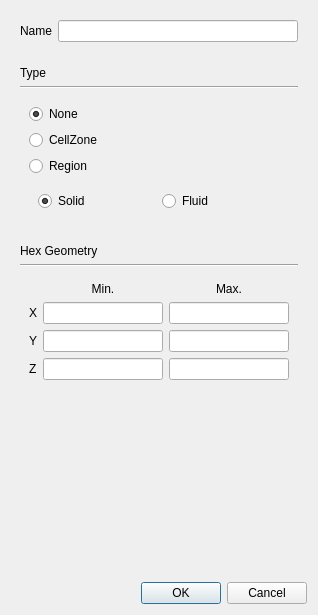
<?xml version="1.0" encoding="UTF-8"?>
<ui version="4.0">
 <class>GeometryDialog</class>
 <widget class="QDialog" name="GeometryDialog">
  <property name="geometry">
   <rect>
    <x>0</x>
    <y>0</y>
    <width>318</width>
    <height>602</height>
   </rect>
  </property>
  <property name="windowTitle">
   <string>Dialog</string>
  </property>
  <layout class="QVBoxLayout" name="verticalLayout_6">
   <item>
    <widget class="QWidget" name="widget_5" native="true">
     <layout class="QFormLayout" name="formLayout_3">
      <property name="leftMargin">
       <number>9</number>
      </property>
      <property name="rightMargin">
       <number>9</number>
      </property>
      <property name="bottomMargin">
       <number>9</number>
      </property>
      <item row="0" column="0">
       <widget class="QLabel" name="label_11">
        <property name="text">
         <string>Name</string>
        </property>
       </widget>
      </item>
      <item row="0" column="1">
       <widget class="QLineEdit" name="name"/>
      </item>
     </layout>
    </widget>
   </item>
   <item>
    <widget class="QWidget" name="widget_2" native="true">
     <layout class="QVBoxLayout" name="verticalLayout_3">
      <item>
       <widget class="QLabel" name="label_12">
        <property name="text">
         <string>Type</string>
        </property>
       </widget>
      </item>
      <item>
       <widget class="Line" name="line_2">
        <property name="orientation">
         <enum>Qt::Horizontal</enum>
        </property>
       </widget>
      </item>
      <item>
       <widget class="QWidget" name="widget_9" native="true">
        <layout class="QVBoxLayout" name="verticalLayout_8">
         <item>
          <widget class="QRadioButton" name="none">
           <property name="text">
            <string>None</string>
           </property>
           <property name="checked">
            <bool>true</bool>
           </property>
           <attribute name="buttonGroup">
            <string notr="true">typeRadios</string>
           </attribute>
          </widget>
         </item>
         <item>
          <widget class="QRadioButton" name="cellZone">
           <property name="text">
            <string>CellZone</string>
           </property>
           <attribute name="buttonGroup">
            <string notr="true">typeRadios</string>
           </attribute>
          </widget>
         </item>
         <item>
          <widget class="QRadioButton" name="region">
           <property name="text">
            <string>Region</string>
           </property>
           <attribute name="buttonGroup">
            <string notr="true">typeRadios</string>
           </attribute>
          </widget>
         </item>
         <item>
          <widget class="QWidget" name="widget_10" native="true">
           <layout class="QHBoxLayout" name="horizontalLayout_3">
            <property name="bottomMargin">
             <number>0</number>
            </property>
            <item>
             <widget class="QRadioButton" name="solid">
              <property name="text">
               <string>Solid</string>
              </property>
              <property name="checked">
               <bool>true</bool>
              </property>
              <attribute name="buttonGroup">
               <string notr="true">regionRadios</string>
              </attribute>
             </widget>
            </item>
            <item>
             <widget class="QRadioButton" name="fluid">
              <property name="text">
               <string>Fluid</string>
              </property>
              <attribute name="buttonGroup">
               <string notr="true">regionRadios</string>
              </attribute>
             </widget>
            </item>
           </layout>
          </widget>
         </item>
        </layout>
       </widget>
      </item>
     </layout>
    </widget>
   </item>
   <item>
    <widget class="QStackedWidget" name="geometryStack">
     <property name="currentIndex">
      <number>0</number>
     </property>
     <widget class="QWidget" name="hex">
      <layout class="QVBoxLayout" name="verticalLayout_12">
       <item>
        <widget class="QLabel" name="label_13">
         <property name="text">
          <string>Hex Geometry</string>
         </property>
        </widget>
       </item>
       <item>
        <widget class="Line" name="line_3">
         <property name="orientation">
          <enum>Qt::Horizontal</enum>
         </property>
        </widget>
       </item>
       <item>
        <widget class="QWidget" name="widget_4" native="true">
         <layout class="QGridLayout" name="gridLayout_3">
          <property name="leftMargin">
           <number>9</number>
          </property>
          <property name="topMargin">
           <number>9</number>
          </property>
          <property name="rightMargin">
           <number>9</number>
          </property>
          <property name="bottomMargin">
           <number>9</number>
          </property>
          <item row="0" column="1">
           <widget class="QLabel" name="label">
            <property name="text">
             <string>Min.</string>
            </property>
            <property name="alignment">
             <set>Qt::AlignCenter</set>
            </property>
           </widget>
          </item>
          <item row="0" column="2">
           <widget class="QLabel" name="label_2">
            <property name="text">
             <string>Max.</string>
            </property>
            <property name="alignment">
             <set>Qt::AlignCenter</set>
            </property>
           </widget>
          </item>
          <item row="1" column="0">
           <widget class="QLabel" name="label_3">
            <property name="text">
             <string>X</string>
            </property>
           </widget>
          </item>
          <item row="1" column="1">
           <widget class="QLineEdit" name="minX"/>
          </item>
          <item row="1" column="2">
           <widget class="QLineEdit" name="maxX"/>
          </item>
          <item row="2" column="0">
           <widget class="QLabel" name="label_4">
            <property name="text">
             <string>Y</string>
            </property>
           </widget>
          </item>
          <item row="2" column="1">
           <widget class="QLineEdit" name="minY"/>
          </item>
          <item row="2" column="2">
           <widget class="QLineEdit" name="maxY"/>
          </item>
          <item row="3" column="0">
           <widget class="QLabel" name="label_5">
            <property name="text">
             <string>Z</string>
            </property>
           </widget>
          </item>
          <item row="3" column="1">
           <widget class="QLineEdit" name="minZ"/>
          </item>
          <item row="3" column="2">
           <widget class="QLineEdit" name="maxZ"/>
          </item>
         </layout>
        </widget>
       </item>
       <item>
        <spacer name="verticalSpacer_2">
         <property name="orientation">
          <enum>Qt::Vertical</enum>
         </property>
         <property name="sizeHint" stdset="0">
          <size>
           <width>20</width>
           <height>0</height>
          </size>
         </property>
        </spacer>
       </item>
      </layout>
     </widget>
     <widget class="QWidget" name="sphere">
      <layout class="QVBoxLayout" name="verticalLayout_9">
       <item>
        <widget class="QLabel" name="label_14">
         <property name="text">
          <string>Sphere Geometry</string>
         </property>
        </widget>
       </item>
       <item>
        <widget class="Line" name="line_4">
         <property name="orientation">
          <enum>Qt::Horizontal</enum>
         </property>
        </widget>
       </item>
       <item>
        <widget class="QWidget" name="widget_11" native="true">
         <layout class="QHBoxLayout" name="horizontalLayout_2">
          <item>
           <widget class="QGroupBox" name="groupBox">
            <property name="title">
             <string>Center Point</string>
            </property>
            <layout class="QFormLayout" name="formLayout">
             <property name="leftMargin">
              <number>9</number>
             </property>
             <property name="topMargin">
              <number>0</number>
             </property>
             <property name="bottomMargin">
              <number>9</number>
             </property>
             <item row="0" column="0">
              <widget class="QLabel" name="label_6">
               <property name="text">
                <string>X</string>
               </property>
              </widget>
             </item>
             <item row="0" column="1">
              <widget class="QLineEdit" name="centerX"/>
             </item>
             <item row="1" column="0">
              <widget class="QLabel" name="label_7">
               <property name="text">
                <string>Y</string>
               </property>
              </widget>
             </item>
             <item row="1" column="1">
              <widget class="QLineEdit" name="centerY"/>
             </item>
             <item row="2" column="0">
              <widget class="QLabel" name="label_8">
               <property name="text">
                <string>Z</string>
               </property>
              </widget>
             </item>
             <item row="2" column="1">
              <widget class="QLineEdit" name="centerZ"/>
             </item>
            </layout>
           </widget>
          </item>
          <item>
           <widget class="QWidget" name="widget_12" native="true">
            <layout class="QVBoxLayout" name="verticalLayout_10">
             <property name="topMargin">
              <number>0</number>
             </property>
             <property name="rightMargin">
              <number>0</number>
             </property>
             <item>
              <widget class="QGroupBox" name="groupBox_2">
               <property name="title">
                <string>Radius</string>
               </property>
               <layout class="QFormLayout" name="formLayout_2">
                <property name="topMargin">
                 <number>0</number>
                </property>
                <item row="0" column="0">
                 <widget class="QLabel" name="sphereRadius">
                  <property name="text">
                   <string>R</string>
                  </property>
                 </widget>
                </item>
                <item row="0" column="1">
                 <widget class="QLineEdit" name="lineEdit_11"/>
                </item>
               </layout>
              </widget>
             </item>
             <item>
              <spacer name="verticalSpacer">
               <property name="orientation">
                <enum>Qt::Vertical</enum>
               </property>
               <property name="sizeHint" stdset="0">
                <size>
                 <width>20</width>
                 <height>0</height>
                </size>
               </property>
              </spacer>
             </item>
            </layout>
           </widget>
          </item>
         </layout>
        </widget>
       </item>
      </layout>
     </widget>
     <widget class="QWidget" name="cylinder">
      <layout class="QVBoxLayout" name="verticalLayout_13">
       <item>
        <widget class="QLabel" name="label_15">
         <property name="text">
          <string>Cylinder Geometry</string>
         </property>
        </widget>
       </item>
       <item>
        <widget class="Line" name="line_5">
         <property name="orientation">
          <enum>Qt::Horizontal</enum>
         </property>
        </widget>
       </item>
       <item>
        <widget class="QWidget" name="widget_3" native="true">
         <layout class="QVBoxLayout" name="verticalLayout_11">
          <item>
           <widget class="QWidget" name="widget_7" native="true">
            <layout class="QHBoxLayout" name="horizontalLayout">
             <property name="leftMargin">
              <number>0</number>
             </property>
             <property name="topMargin">
              <number>0</number>
             </property>
             <property name="rightMargin">
              <number>0</number>
             </property>
             <property name="bottomMargin">
              <number>0</number>
             </property>
             <item>
              <widget class="QGroupBox" name="groupBox_3">
               <property name="title">
                <string>Axis Point 1</string>
               </property>
               <layout class="QFormLayout" name="formLayout_4">
                <property name="leftMargin">
                 <number>9</number>
                </property>
                <property name="topMargin">
                 <number>0</number>
                </property>
                <item row="0" column="0">
                 <widget class="QLabel" name="label_18">
                  <property name="text">
                   <string>X</string>
                  </property>
                 </widget>
                </item>
                <item row="0" column="1">
                 <widget class="QLineEdit" name="axis1X"/>
                </item>
                <item row="1" column="0">
                 <widget class="QLabel" name="label_19">
                  <property name="text">
                   <string>Y</string>
                  </property>
                 </widget>
                </item>
                <item row="1" column="1">
                 <widget class="QLineEdit" name="axis1Y"/>
                </item>
                <item row="2" column="0">
                 <widget class="QLabel" name="label_20">
                  <property name="text">
                   <string>Z</string>
                  </property>
                 </widget>
                </item>
                <item row="2" column="1">
                 <widget class="QLineEdit" name="axis1Z"/>
                </item>
               </layout>
              </widget>
             </item>
             <item>
              <widget class="QGroupBox" name="groupBox_5">
               <property name="title">
                <string>Axis Point 2</string>
               </property>
               <layout class="QFormLayout" name="formLayout_6">
                <property name="topMargin">
                 <number>0</number>
                </property>
                <property name="rightMargin">
                 <number>9</number>
                </property>
                <item row="0" column="0">
                 <widget class="QLabel" name="label_24">
                  <property name="text">
                   <string>X</string>
                  </property>
                 </widget>
                </item>
                <item row="0" column="1">
                 <widget class="QLineEdit" name="axis2X"/>
                </item>
                <item row="1" column="0">
                 <widget class="QLabel" name="label_25">
                  <property name="text">
                   <string>Y</string>
                  </property>
                 </widget>
                </item>
                <item row="1" column="1">
                 <widget class="QLineEdit" name="axis2Y"/>
                </item>
                <item row="2" column="0">
                 <widget class="QLabel" name="label_26">
                  <property name="text">
                   <string>Z</string>
                  </property>
                 </widget>
                </item>
                <item row="2" column="1">
                 <widget class="QLineEdit" name="axis2Z"/>
                </item>
               </layout>
              </widget>
             </item>
            </layout>
           </widget>
          </item>
          <item>
           <widget class="QGroupBox" name="singleRadius">
            <property name="title">
             <string>Radius</string>
            </property>
            <layout class="QFormLayout" name="formLayout_7">
             <item row="0" column="0">
              <widget class="QLabel" name="label_27">
               <property name="text">
                <string>R</string>
               </property>
              </widget>
             </item>
             <item row="0" column="1">
              <widget class="QLineEdit" name="cylinderRadius"/>
             </item>
            </layout>
           </widget>
          </item>
          <item>
           <widget class="QGroupBox" name="annulusRadius">
            <property name="title">
             <string>Radius</string>
            </property>
            <layout class="QFormLayout" name="formLayout_8">
             <item row="0" column="0">
              <widget class="QLabel" name="label_28">
               <property name="text">
                <string>Inner R</string>
               </property>
              </widget>
             </item>
             <item row="0" column="1">
              <widget class="QLineEdit" name="innerRadius"/>
             </item>
             <item row="1" column="0">
              <widget class="QLabel" name="label_29">
               <property name="text">
                <string>Outer R</string>
               </property>
              </widget>
             </item>
             <item row="1" column="1">
              <widget class="QLineEdit" name="outerRadius"/>
             </item>
            </layout>
           </widget>
          </item>
         </layout>
        </widget>
       </item>
      </layout>
     </widget>
    </widget>
   </item>
   <item>
    <widget class="QDialogButtonBox" name="buttonBox">
     <property name="orientation">
      <enum>Qt::Horizontal</enum>
     </property>
     <property name="standardButtons">
      <set>QDialogButtonBox::Cancel|QDialogButtonBox::Ok</set>
     </property>
    </widget>
   </item>
  </layout>
 </widget>
 <resources/>
 <connections>
  <connection>
   <sender>buttonBox</sender>
   <signal>accepted()</signal>
   <receiver>GeometryDialog</receiver>
   <slot>accept()</slot>
   <hints>
    <hint type="sourcelabel">
     <x>248</x>
     <y>254</y>
    </hint>
    <hint type="destinationlabel">
     <x>157</x>
     <y>274</y>
    </hint>
   </hints>
  </connection>
  <connection>
   <sender>buttonBox</sender>
   <signal>rejected()</signal>
   <receiver>GeometryDialog</receiver>
   <slot>reject()</slot>
   <hints>
    <hint type="sourcelabel">
     <x>316</x>
     <y>260</y>
    </hint>
    <hint type="destinationlabel">
     <x>286</x>
     <y>274</y>
    </hint>
   </hints>
  </connection>
 </connections>
 <buttongroups>
  <buttongroup name="typeRadios"/>
  <buttongroup name="regionRadios"/>
 </buttongroups>
</ui>
